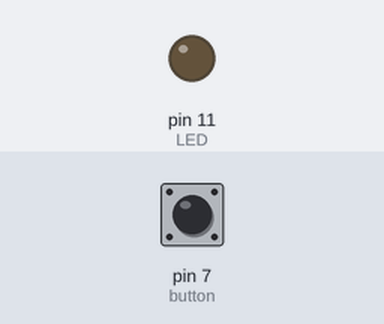
Bench run of a sketch on a simulated Arduino Uno, built with avr-gcc and run on an emulated ATmega328P. Shown: output pins drawn as LEDs (lit = HIGH). The inputs (shaded band) are chosen by the test bench; at power-on: pin 7 (button) LOW. What the sketch prints to the serial monitor is not drawn.

Above: at 1.2 s.
1.3 s: pin 7 (button) pulled HIGH for 0.15 s
At 1.4 s:
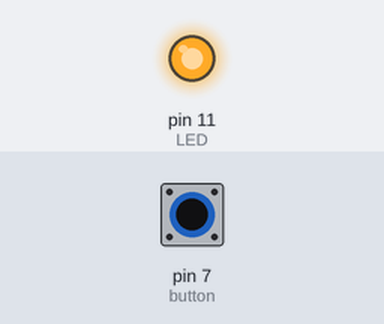
3.0 s: pin 7 (button) pulled HIGH for 1 s
At 5.2 s:
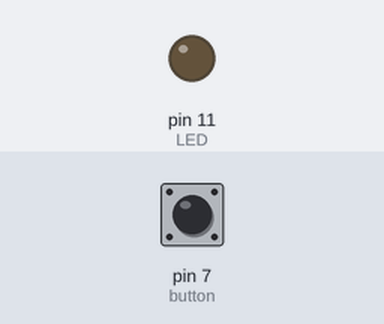
Timing chart, 0 to 6.7 s (numbered marks = the images above; inputs shaded):
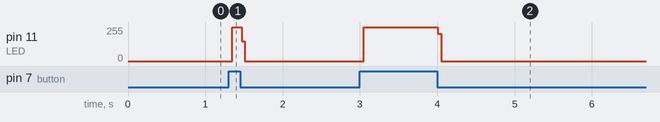

Measured:
- after the input at 1.3 s, pin 11 (LED): 0/255 → 255/255 after 0.05 s, → 0/255 0.12 s later
- after the input at 3.0 s, pin 11 (LED): 0/255 → 255/255 after 0.05 s, → 0/255 0.96 s later

The sketch:

inlandProject6.ino
```cpp
int LED = 11;
int button = 7;
void setup() {
  // put your setup code here, to run once:
  pinMode(LED, OUTPUT);
  pinMode(button, INPUT);
  Serial.begin(9600);
}

void loop() {
  // put your main code here, to run repeatedly:
  int btn = digitalRead(button);
  digitalWrite(LED, LOW);
  if (btn == HIGH){
    digitalWrite(LED, HIGH);
  }
  Serial.println(btn);
}
```
